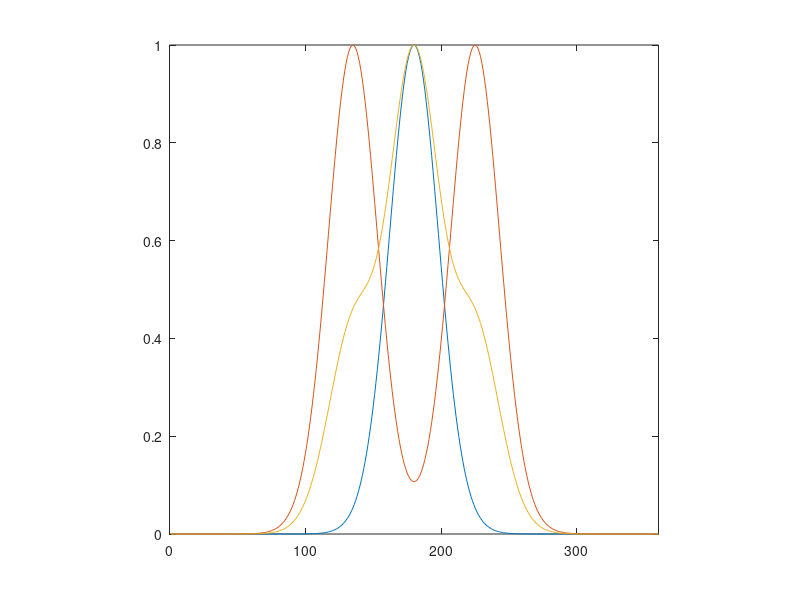

The MATLAB script that drew this image:
range = 1:360;
b = 0;
R1 = 1;
R2 = 0;
k1 = 10;
u1 = deg2rad(180);

y_fit = b+R1.*exp(k1.*(cos(deg2rad(range)-u1)-1))+R2.*exp(k1.*(cos(deg2rad(range)-u1-pi)-1));
figure; 
plot(range,y_fit)

component = circshift(y_fit,45)+ circshift(y_fit,-45);
hold on
plot(range,component)

pre_pattern = y_fit.*0.7 + component.*0.3;
plot(range,pre_pattern./max(pre_pattern(:)))
% k1 = 3;
% pre_pattern = b+R1.*exp(k1.*(cos(deg2rad(range)-u1)-1))+R2.*exp(k1.*(cos(deg2rad(range)-u1-pi)-1));
% plot(range,pre_pattern)
axis square
ylim([0 1])
xlim([0 360])
print('\\duhs-user-nc1.dhe.duke.edu\dusom_glickfeldlab\All_Staff\home\lindsey\Grants\CrossOri_R01\inhib_schem.pdf','-dpdf')